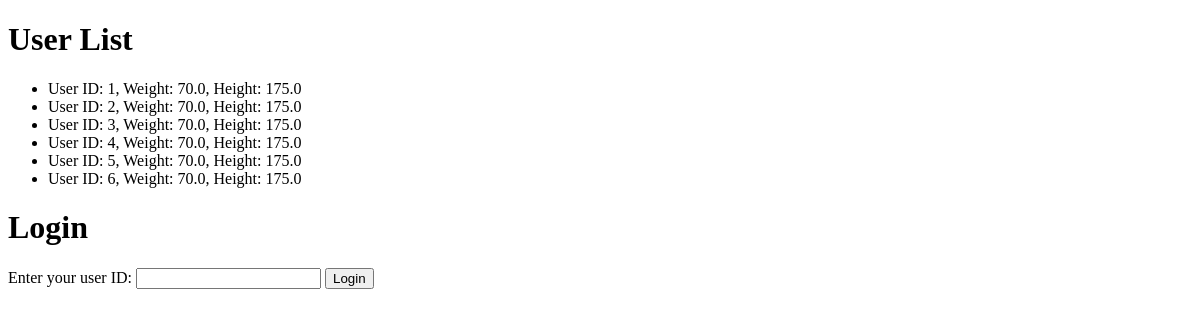
Before: / with the older database file.
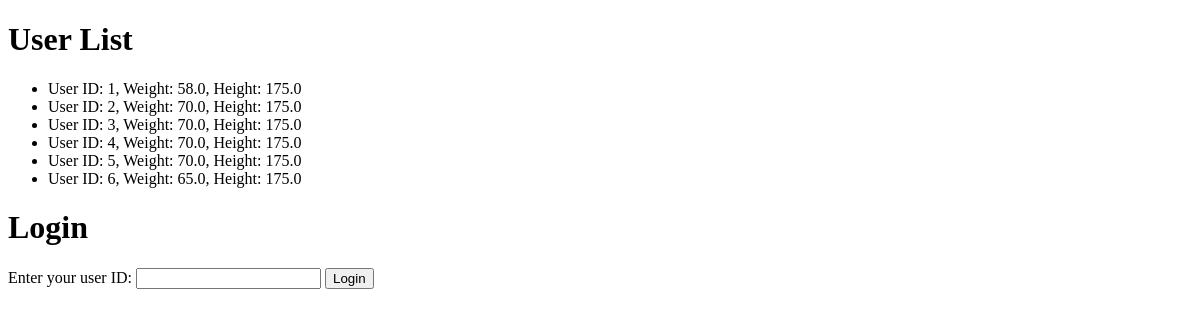
After: the same page with the newer database file.
### app.py (models this page shows)
class User(db.Model):
    id = db.Column(db.Integer, primary_key=True, autoincrement=True)
    weight = db.Column(db.Float, nullable=False)
    height = db.Column(db.Float, nullable=False)

### app.py (the view)
@app.route('/', methods=['GET', 'POST'])
def index():
    if request.method == 'POST':
        user_id = request.form['user_id']
        user = User.query.filter_by(id=user_id).first()
        if user is None:
            return redirect(url_for('register', user_id=user_id))
        return redirect(url_for('user_home', user_id=user_id))
    return render_template('login.html', User=User.query.all())

### templates/login.html (shortened to what this page needs)
<!DOCTYPE html>
<html lang="en">
<head>
</head>
<body>
    <h1>User List</h1>
    <ul>
        {% for item in User %}
            <li>User ID: {{ item.id }}, Weight: {{ item.weight }}, Height: {{ item.height }}</li>
        {% endfor %}
    </ul>
    <h1>Login</h1>
    <form method="post" action="/">
        <label for="user_id">Enter your user ID:</label>
        <input type="text" name="user_id" required>
        <button type="submit">Login</button>
    </form>
</body>
</html>

Changed rows visible on the page:
changed User id 1: weight "70.0" → "58.0"
changed User id 6: weight "70.0" → "65.0"
